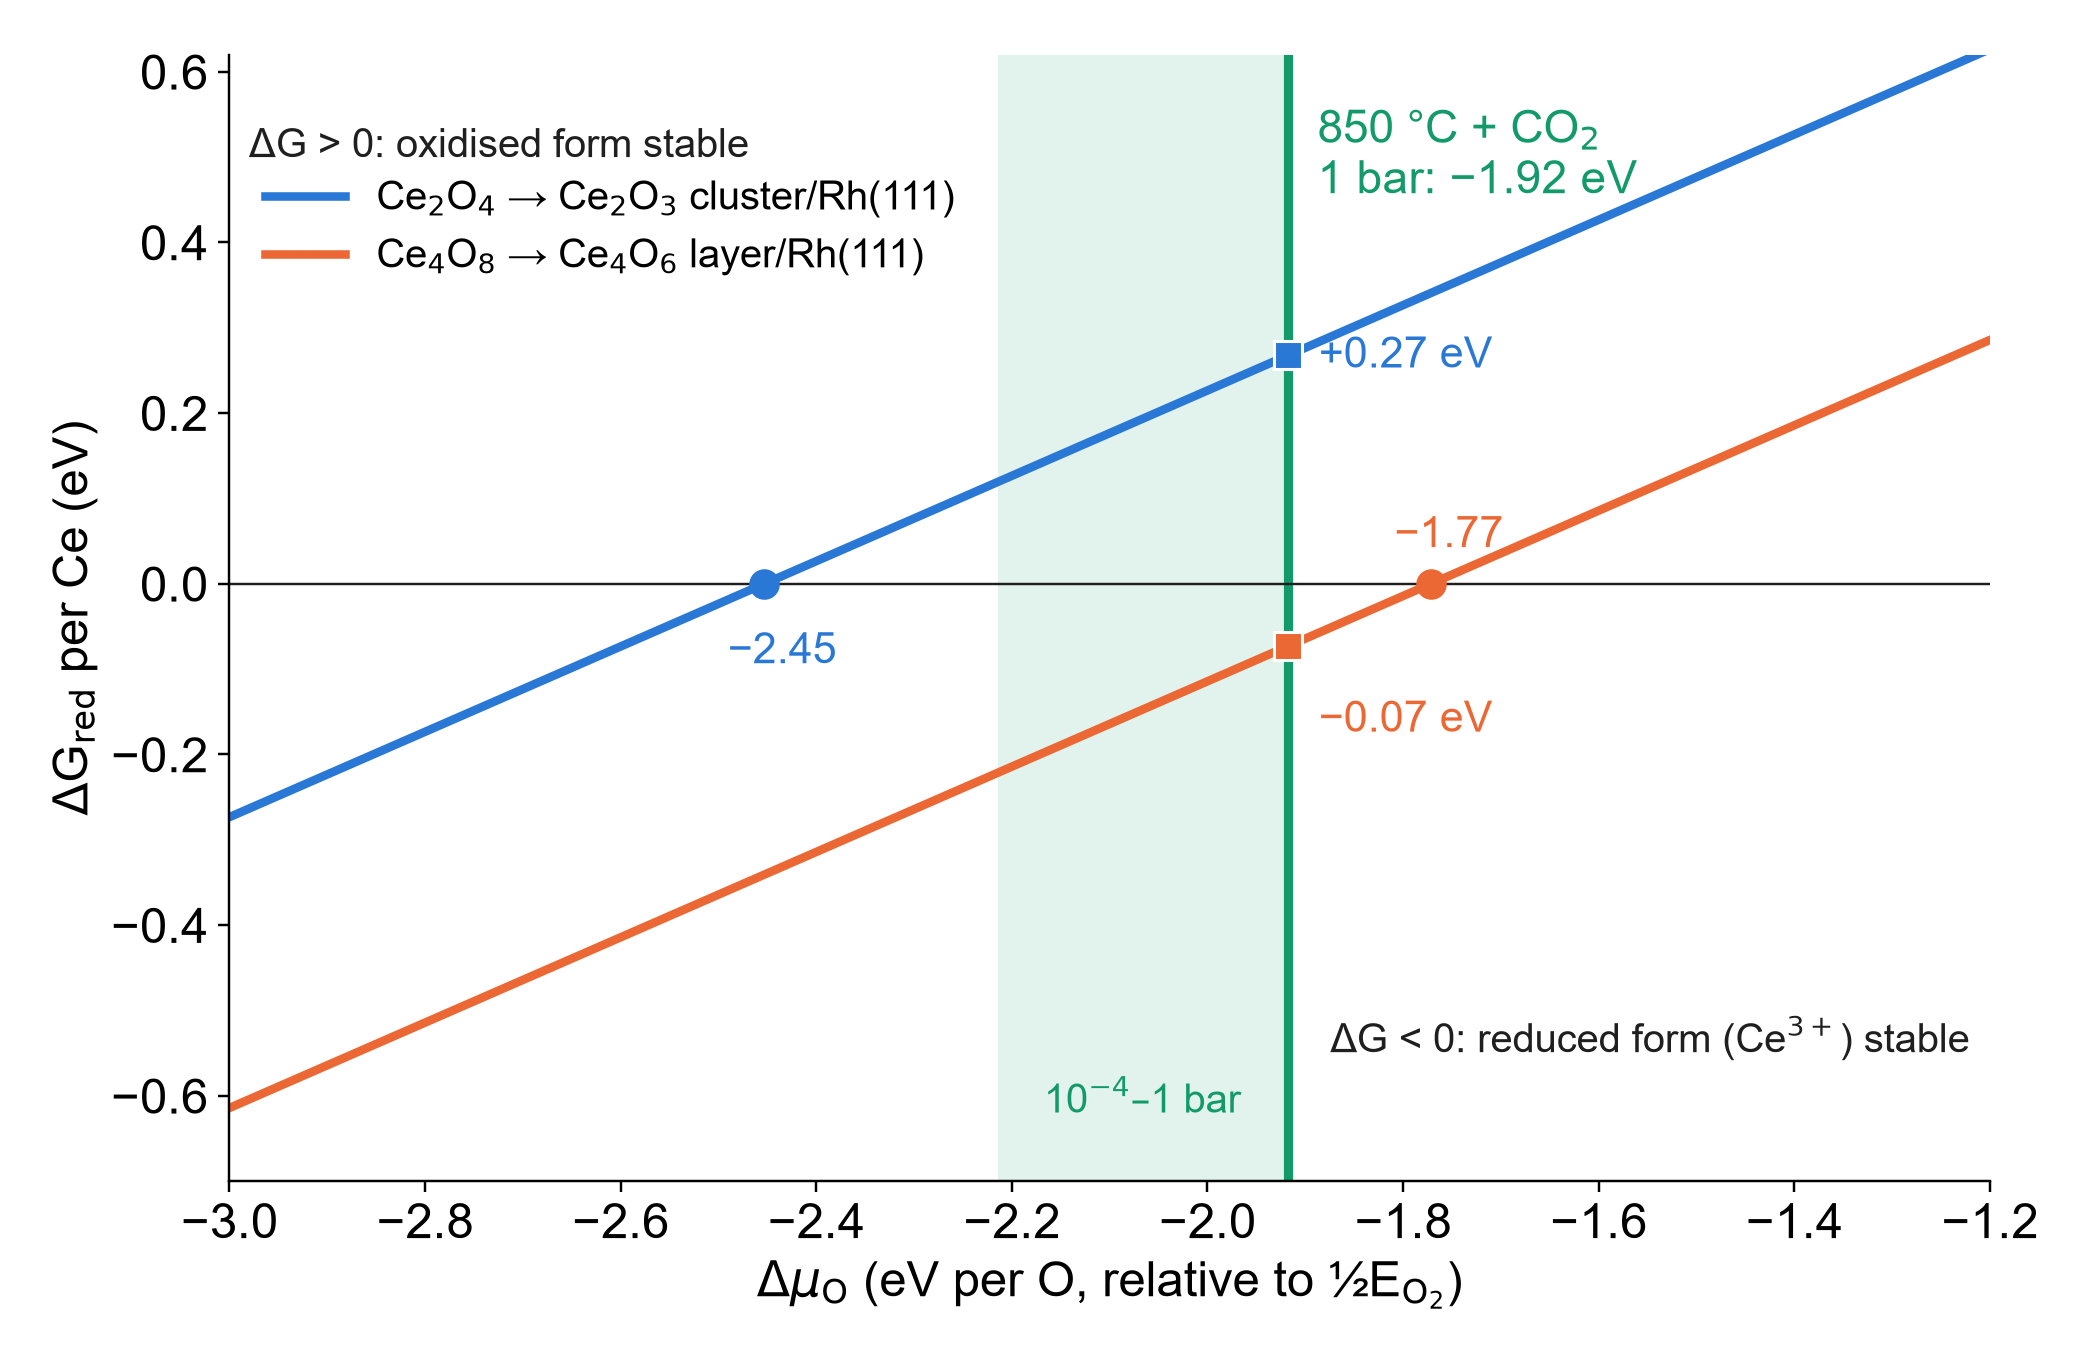

The Python source for this figure:
"""850 C + CO2 only: where the oxygen chemical potential line sits on the Stage-5 reduction diagram.

No CO2/CO = 1 reference point. Delta mu_O comes from the ideal-gas equilibrium CO2 <=> CO + 1/2 O2 of a pure CO2 feed
(muO_CO2_equilibrium.py, NIST-JANAF, same reference zero 1/2 E_O2 as Stage 5). The line is drawn at 1 bar; the light
band spans the same feed at 1e-4 - 1 bar total pressure.
Output: Fig_muO_850C_CO2_only.svg / .png next to this script.
"""
import os

import matplotlib
import numpy as np

matplotlib.use("Agg")
import matplotlib.pyplot as plt

from muO_CO2_equilibrium import STAGE5, equilibrium

HERE = os.path.dirname(os.path.abspath(__file__))
BLUE, ORANGE, GREEN, INK = "#2a78d6", "#eb6834", "#139a6a", "#1f1f1f"


def main():
    mu1 = equilibrium(1.0)["dmuO"]
    mu_lo = equilibrium(1e-4)["dmuO"]
    plt.rcParams.update({"font.size": 16, "svg.fonttype": "none", "axes.spines.top": False,
                         "axes.spines.right": False, "font.family": "Arial"})
    fig, ax = plt.subplots(figsize=(9.5, 6.2))
    mu = np.linspace(-3.0, -1.2, 200)
    ax.axvspan(mu_lo, mu1, color=GREEN, alpha=0.12, lw=0)
    ax.axvline(mu1, color=GREEN, lw=3)
    ax.axhline(0, color=INK, lw=0.8)
    for key, col, name in (("cluster", BLUE, "Ce$_2$O$_4$ → Ce$_2$O$_3$ cluster/Rh(111)"),
                           ("layer", ORANGE, "Ce$_4$O$_8$ → Ce$_4$O$_6$ layer/Rh(111)")):
        r = STAGE5[key]
        ax.plot(mu, r["A"] + 0.5 * mu, color=col, lw=2.8, label=name)
        ax.plot(r["star"], 0, "o", color=col, ms=9)
        ax.annotate(("%.2f" % r["star"]).replace("-", "−"), (r["star"], 0),
                    xytext=(-12, -26) if key == "cluster" else (-12, 12), textcoords="offset points", fontsize=14, color=col)
        y = r["A"] + 0.5 * mu1
        ax.plot(mu1, y, "s", color=col, ms=9, mec="white")
        ax.annotate(("%+.2f eV" % y).replace("-", "−"), (mu1, y), xytext=(10, -4) if y > 0 else (10, -28),
                    textcoords="offset points", fontsize=14, color=col)
    ax.text(mu1 + 0.03, 0.56, ("850 °C + CO$_2$\n1 bar: %.2f eV" % mu1).replace("-", "−"), color=GREEN, fontsize=15, va="top")
    ax.text((mu_lo + mu1) / 2, -0.62, "10$^{-4}$–1 bar", color=GREEN, fontsize=13, ha="center")
    ax.text(-2.98, 0.5, "ΔG > 0: oxidised form stable", fontsize=13, color=INK)
    ax.text(-1.22, -0.55, "ΔG < 0: reduced form (Ce$^{3+}$) stable", fontsize=13, color=INK, ha="right")
    ax.set_xlim(-3.0, -1.2)
    ax.set_ylim(-0.7, 0.62)
    ax.set_xlabel(r"$\Delta\mu_\mathrm{O}$ (eV per O, relative to ½E$_{\mathrm{O_2}}$)")
    ax.set_ylabel("ΔG$_\\mathrm{red}$ per Ce (eV)")
    ax.legend(fontsize=13, frameon=False, loc="upper left", bbox_to_anchor=(0.0, 0.92))
    fig.tight_layout()
    for ext in ("svg", "png"):
        fig.savefig(os.path.join(HERE, "Fig_muO_850C_CO2_only." + ext), dpi=220)
    print("1 bar %.3f, 1e-4 bar %.3f" % (mu1, mu_lo))
    for key in ("cluster", "layer"):
        print(key, round(STAGE5[key]["A"] + 0.5 * mu1, 3))


if __name__ == "__main__":
    main()
